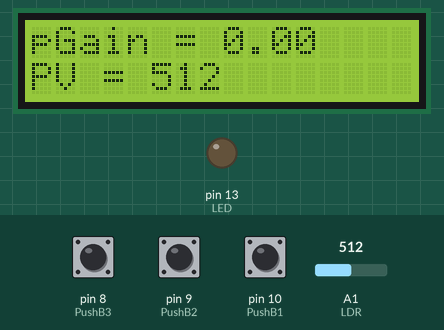
Simulated run of this sketch. Board: Arduino Uno, built with avr-gcc and run on an emulated ATmega328P. On the bench: 16×2 character LCD, output pins drawn as LEDs (lit = HIGH). The inputs (shaded band) are chosen by the test bench; at power-on: pin 8 (PushB3) HIGH, A1 (LDR) = 512, pin 10 (PushB1) HIGH, pin 9 (PushB2) HIGH. What the sketch prints to the serial monitor is not drawn.

Above: at 1.2 s.
1.3 s: pin 8 (PushB3) pulled LOW for 0.15 s
At 2.5 s:
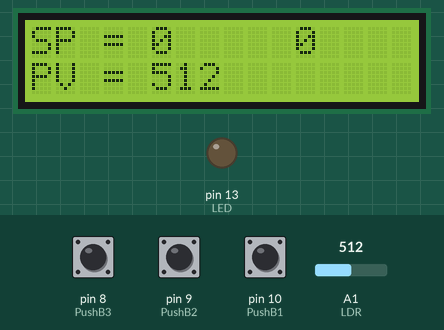
2.9 s: A1 (LDR) set to 110
At 4.1 s:
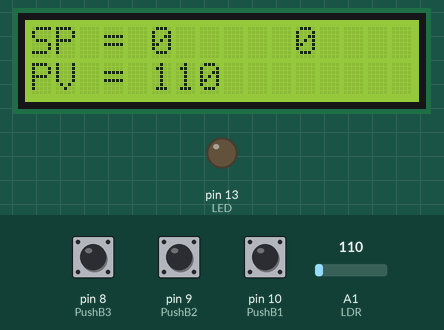
4.4 s: A1 (LDR) set to 90
At 5.3 s:
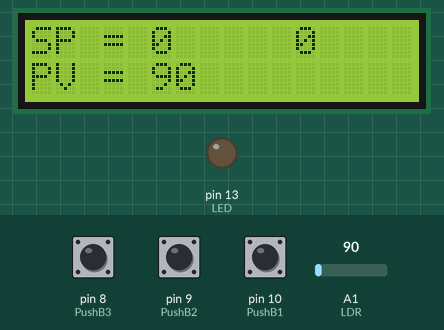
5.9 s: pin 10 (PushB1) pulled LOW for 0.15 s
At 7.0 s:
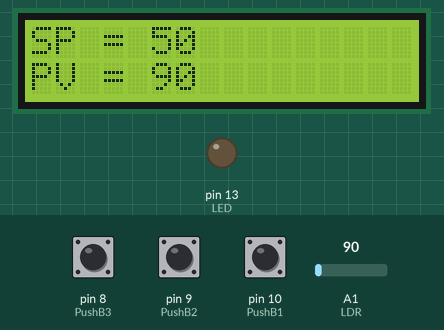
7.5 s: pin 9 (PushB2) pulled LOW for 0.15 s
At 8.7 s:
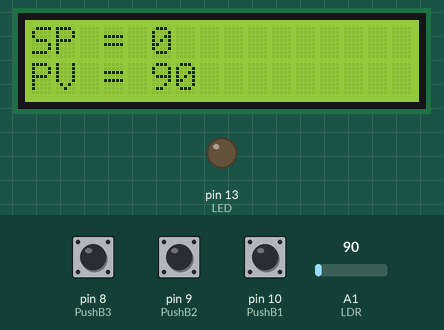
9.1 s: pin 8 (PushB3) pulled LOW for 1 s
At 9.6 s:
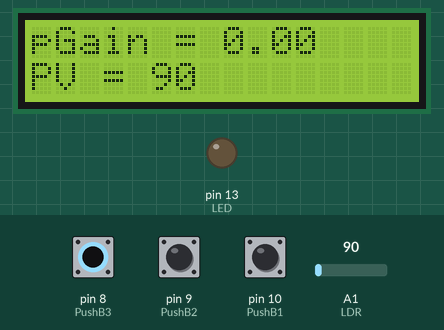
Timing chart, 0 to 12.1 s (numbered marks = the images above; inputs shaded):
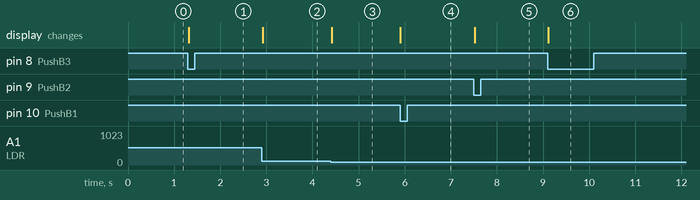

The sketch:

Pgain.ino
```cpp
// include the library code:
#include <LiquidCrystal.h>

// initialize the library with the numbers of the interface pins
LiquidCrystal lcd(12, 11, 5, 4, 3, 2);

/*INPUT/Button settings*/
const int PushB1 = 10; //pin for the first pb
const int PushB2 = 9;  //pin for the second pb
const int PushB3 = 8;  //pin for the third pb

int LastState1; //state for the first pb
int LastState2; //state for the second pb
int LastState3; //state for the third pb

int CurrentState1;  //state for the first pb
int CurrentState2;  //state for the second pb
int CurrentState3;  //state for the third pb

int LED = 13; //pin for the actuator (LED)
int LDR = A1; //pin for the sensor(LDR)
int PV = 0; //variable for the pv

int CO; //Control Output Control variable
int SetP = 0; //variable for the setpoint
int Error = 0; //variab;e for the setpoint
float pGain = 0.0; //variable for the pgain
int ScreenNumber; //create a variable for the screennumber


void setup() {
  // put your setup code here, to run once:
Serial.begin(9600); //baud rate of 9600
lcd.begin(16,2); //format of the LCD
pinMode(PushB1, INPUT_PULLUP); //identifying PushB1 as an input
pinMode(PushB2, INPUT_PULLUP); //identifying PushB2 as an input
pinMode(PushB3, INPUT_PULLUP); //identifying PushB3 as an input
pinMode(LED, OUTPUT); //identifying LED as an output
}

void loop() {
  // put your main code here, to run repeatedly:

PV = analogRead(LDR); //pv is an analog read


Error = SetP - PV; //equation for the error
CO = pGain * Error; //equation for the CO

/*CAP*/
if (SetP>1023){
  SetP = 1023;//maximum bit value of 1023 for the setpoint

}
if (SetP<0){
   SetP = 0; //minimum bit value of 0 for the setpoint
}

analogWrite(LED, CO); //CO is an analog write value

//print the values and variables down below on tghe serial monitor
Serial.print("SP: ");
Serial.print(SetP);
Serial.print("\t");
Serial.print("PV: ");
Serial.print(PV);
Serial.print("\t");
//Serial.print("SSE: ");
//Serial.print(Error);
Serial.println();

/*PUSH BUTTON UP SETTINGS*/

LastState1 = CurrentState1;
CurrentState1 = digitalRead(PushB1);
 if (LastState1 == 1 && CurrentState1 == 0){
   if(ScreenNumber == 1){
    SetP = SetP + 50;
   }
   if(ScreenNumber == 0){
    pGain = pGain + 0.1; //increase the sp by 50 and the pgain by 0.1 if the screennumber is 1 and the pb1 is high
   }
 }

/*PUSH BUTTON DOWN SETTINGS*/

LastState2 = CurrentState2;
CurrentState2 = digitalRead(PushB2);
 if (LastState2 == 1 && CurrentState2 == 0){
   if(ScreenNumber == 1){
    SetP = SetP - 50;
   }
   if(ScreenNumber == 0){
    pGain = pGain - 0.1; ////decrease the sp by 50 and the pgain by 0.1 if the screennumber is 2 and the pb2 is high
   }
 }

/*PUSH BUTTON CHANGE PAGE SETTINGS*/

LastState3 = CurrentState3;
CurrentState3 = digitalRead(PushB3);
 if (LastState3 == 1 && CurrentState3 == 0){
  ScreenNumber = ScreenNumber + 1;
  if(ScreenNumber > 1){ //if the current state of the pb3 is 1 change LCD screen
    ScreenNumber = 0;
  }
 }

//print the values and variables down below
  switch(ScreenNumber){
    case 0:
  lcd.setCursor(0, 1);
  lcd.print("PV = ");
  lcd.print(PV);
  lcd.print(" ");
  lcd.setCursor(0, 0);
  lcd.print("pGain = ");
  lcd.print(pGain);
  lcd.print(" ");
    break;
    case 1:
     lcd.setCursor(0, 1);
  lcd.print("PV = ");
  lcd.print(PV);
  lcd.print(" ");
  lcd.setCursor(0, 0);
  lcd.print("SP = ");
  lcd.print(SetP);
  lcd.print("     ");
  default:
  break;
  }
 /* Serial.print(Error);
  Serial.print("\t");
  Serial.print(PV);
  Serial.print("\t");
  Serial.print(SetP);
  Serial.print("\t");
  Serial.println(CO);
  delay(200);
*/
}
```

Measured:
- after the input at 1.3 s, the display: changes at once (image 1)
- after the input at 2.9 s, the display: changes at once (image 2)
- after the input at 4.4 s, the display: changes at once (image 3)
- after the input at 5.9 s, the display: changes at once (image 4)
- after the input at 7.5 s, the display: changes at once (image 5)
- after the input at 9.1 s, the display: changes at once (image 6)
